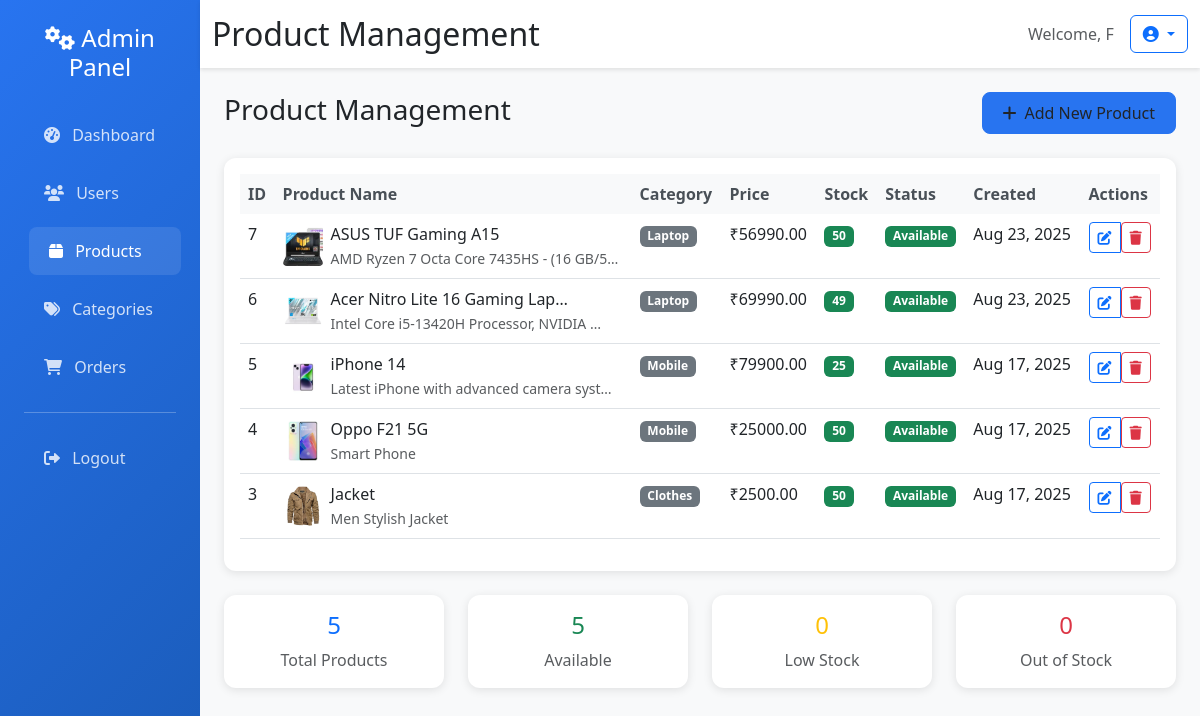
The page /admin-panel/products/ (signed in) on the database its author committed.
### products/models.py (models this page shows, shortened)
class Product(models.Model):
    name = models.CharField(max_length=200)
    slug = models.SlugField(unique=True)
    category = models.ForeignKey(Category, on_delete=models.CASCADE, related_name='products')
    description = models.TextField()
    short_description = models.CharField(max_length=255, blank=True)
    price = models.DecimalField(max_digits=10, decimal_places=2)
    mrp = models.DecimalField(max_digits=10, decimal_places=2, blank=True, null=True)
    discount_percentage = models.IntegerField(default=0)
    image = models.ImageField(upload_to='products/', blank=True, null=True)
    stock = models.PositiveIntegerField(default=0)
    is_active = models.BooleanField(default=True)
    featured = models.BooleanField(default=False)
    created_at = models.DateTimeField(auto_now_add=True)
    updated_at = models.DateTimeField(auto_now=True)

class Category(models.Model):
    name = models.CharField(max_length=100)
    slug = models.SlugField(unique=True)
    image = models.ImageField(upload_to='categories/', blank=True, null=True)
    created_at = models.DateTimeField(auto_now_add=True)
    class Meta:
        verbose_name_plural = 'Categories'

### admin/views.py (the view, shortened to what this page needs)
# urls.py: path('products/', views.product_management, name='product_management'),
@login_required
@user_passes_test(is_superuser)
def product_management(request):
    products = Product.objects.select_related('category').order_by('-created_at')
    categories = Category.objects.all()
    available_products = products.filter(is_active=True).count()
    low_stock_products = products.filter(stock__lte=10, stock__gt=0).count()
    out_of_stock_products = products.filter(stock=0).count()
    context = {
        'products': products,
        'categories': categories,
        'available_products': available_products,
        'low_stock_products': low_stock_products,
        'out_of_stock_products': out_of_stock_products,
    }
    return render(request, 'admin/product_management.html', context)

### admin/views.py (called while the page is built)
def is_superuser(user):
    return user.is_superuser

### templates/admin/product_management.html (shortened to what this page needs)
{% extends 'admin/base_admin.html' %}
{% block page_title %}Product Management{% endblock %}
{% block content %}
<div class="d-flex justify-content-between align-items-center mb-4">
    <h3>Product Management</h3>
    <button class="btn btn-admin" data-bs-toggle="modal" data-bs-target="#addProductModal">
        <i class="fas fa-plus me-2"></i>Add New Product
    </button>
</div>
<div class="card">
    <div class="card-body">
        <div class="table-responsive">
            <table class="table table-hover">
                <thead>
                    <tr>
                        <th>ID</th>
                        <th>Product Name</th>
                        <th>Category</th>
                        <th>Price</th>
                        <th>Stock</th>
                        <th>Status</th>
                        <th>Created</th>
                        <th>Actions</th>
                    </tr>
                </thead>
                <tbody>
                    {% for product in products %}
                    <tr>
                        <td>{{ product.id }}</td>
                        <td>
                            <div class="d-flex align-items-center">
                                {% if product.image %}
                                    <img src="{{ product.image.url }}" alt="{{ product.name }}"
                                         class="me-2" style="width: 40px; height: 40px; object-fit: cover; border-radius: 4px;">
                                {% else %}
                                    <div class="me-2 bg-light d-flex align-items-center justify-content-center"
                                         style="width: 40px; height: 40px; border-radius: 4px;">
                                        <i class="fas fa-image text-muted"></i>
                                    </div>
                                {% endif %}
                                <div>
                                    <div class="fw-medium">{{ product.name|truncatechars:30 }}</div>
                                    <small class="text-muted">{{ product.description|truncatechars:40 }}</small>
                                </div>
                            </div>
                        </td>
                        <td>
                            <span class="badge bg-secondary">{{ product.category.name }}</span>
                        </td>
                        <td>₹{{ product.price }}</td>
                        <td>
                            {% if product.stock > 10 %}
                                <span class="badge bg-success">{{ product.stock }}</span>
                            {% elif product.stock > 0 %}
                                <span class="badge bg-warning">{{ product.stock }}</span>
                            {% else %}
                                <span class="badge bg-danger">Out of Stock</span>
                            {% endif %}
                        </td>
                        <td>
                            {% if product.is_active %}
                                <span class="badge bg-success">Available</span>
                            {% else %}
                                <span class="badge bg-danger">Unavailable</span>
                            {% endif %}
                        </td>
                        <td>{{ product.created_at|date:"M d, Y" }}</td>
                        <td>
                            <div class="btn-group" role="group">
                                <button class="btn btn-outline-primary btn-sm edit-product-btn"
                                        data-product-id="{{ product.id }}"
                                        data-product-name="{{ product.name }}"
                                        data-product-description="{{ product.description }}"
                                        data-product-short-description="{{ product.short_description }}"
                                        data-product-price="{{ product.price }}"
                                        data-product-mrp="{{ product.mrp|default:'' }}"
                                        data-product-discount="{{ product.discount_percentage }}"
                                        data-product-stock="{{ product.stock }}"
                                        data-product-category="{{ product.category.id }}"
                                        data-product-active="{{ product.is_active|yesno:'true,false' }}"
                                        data-product-featured="{{ product.featured|yesno:'true,false' }}"
                                        data-bs-toggle="modal" data-bs-target="#editProductModal">
                                    <i class="fas fa-edit"></i>
                                </button>
                                <form method="post" style="display: inline;">
                                    <button type="submit" class="btn btn-outline-danger btn-sm"
                                            onclick="return confirm('Are you sure you want to delete this product?')">
                                        <i class="fas fa-trash"></i>
                                    </button>
                                </form>
                            </div>
                        </td>
                    </tr>
                    {% empty %}
                    <tr>
                        <td colspan="8" class="text-center text-muted py-4">No products found</td>
                    </tr>
                    {% endfor %}
                </tbody>
            </table>
        </div>
    </div>
</div>
<div class="row mt-4">
    <div class="col-md-3">
        <div class="card text-center">
            <div class="card-body">
                <h4 class="text-primary">{{ products|length }}</h4>
                <p class="text-muted mb-0">Total Products</p>
            </div>
        </div>
    </div>
    <div class="col-md-3">
        <div class="card text-center">
            <div class="card-body">
                <h4 class="text-success">{{ available_products }}</h4>
                <p class="text-muted mb-0">Available</p>
            </div>
        </div>
    </div>
    <div class="col-md-3">
        <div class="card text-center">
            <div class="card-body">
                <h4 class="text-warning">{{ low_stock_products }}</h4>
                <p class="text-muted mb-0">Low Stock</p>
            </div>
        </div>
    </div>
    <div class="col-md-3">
        <div class="card text-center">
            <div class="card-body">
                <h4 class="text-danger">{{ out_of_stock_products }}</h4>
                <p class="text-muted mb-0">Out of Stock</p>
            </div>
        </div>
    </div>
</div>
{% endblock %}

### templates/admin/base_admin.html (shortened to what this page needs)
<!DOCTYPE html>
<html lang="en">
<head>
    <link href="https://cdn.jsdelivr.net/npm/bootstrap@5.3.0/dist/css/bootstrap.min.css" rel="stylesheet">
    <link rel="stylesheet" href="https://cdn.jsdelivr.net/npm/bootstrap-icons@1.10.5/font/bootstrap-icons.css">
    <link rel="stylesheet" href="https://cdnjs.cloudflare.com/ajax/libs/font-awesome/6.0.0/css/all.min.css">
    {% load static %}
    <link rel="stylesheet" href="{% static 'css/style.css' %}">
</head>
<body>
    <div class="container-fluid p-0">
        <div class="row g-0">
            <div class="col-md-3 col-lg-2 sidebar">
                <div class="p-4">
                    <h4 class="text-center mb-4">
                        <i class="fas fa-cogs"></i> Admin Panel
                    </h4>
                    <nav class="nav flex-column">
                        <a class="nav-link {% if request.resolver_match.url_name == 'dashboard' %}active{% endif %}"
                           href="{% url 'custom_admin:dashboard' %}">
                            <i class="fas fa-tachometer-alt me-2"></i> Dashboard
                        </a>
                        <a class="nav-link {% if request.resolver_match.url_name == 'user_management' %}active{% endif %}"
                           href="{% url 'custom_admin:user_management' %}">
                            <i class="fas fa-users me-2"></i> Users
                        </a>
                        <a class="nav-link {% if request.resolver_match.url_name == 'product_management' %}active{% endif %}"
                           href="{% url 'custom_admin:product_management' %}">
                            <i class="fas fa-box me-2"></i> Products
                        </a>
                        <a class="nav-link {% if request.resolver_match.url_name == 'category_management' %}active{% endif %}"
                           href="{% url 'custom_admin:category_management' %}">
                            <i class="fas fa-tags me-2"></i> Categories
                        </a>
                        <a class="nav-link {% if request.resolver_match.url_name == 'order_management' %}active{% endif %}"
                           href="{% url 'custom_admin:order_management' %}">
                            <i class="fas fa-shopping-cart me-2"></i> Orders
                        </a>
                        <hr class="my-3">
                        <a class="nav-link" href="{% url 'users:logout' %}">
                            <i class="fas fa-sign-out-alt me-2"></i> Logout
                        </a>
                    </nav>
                </div>
            </div>
            <div class="col-md-9 col-lg-10 main-content">
                <div class="admin-header">
                    <div class="container-fluid">
                        <div class="d-flex justify-content-between align-items-center">
                            <h2 class="mb-0">{% block page_title %}Admin Dashboard{% endblock %}</h2>
                            <div class="d-flex align-items-center">
                                <span class="text-muted me-3">Welcome, {{ user.username }}</span>
                                <div class="dropdown">
                                    <button class="btn btn-outline-primary dropdown-toggle" type="button" data-bs-toggle="dropdown">
                                        <i class="fas fa-user-circle"></i>
                                    </button>
                                </div>
                            </div>
                        </div>
                    </div>
                </div>
                <div class="container-fluid p-4">
                    {% block content %}{% endblock %}
                </div>
            </div>
        </div>
    </div>
</body>
</html>

### static/css/style.css (style rules this page uses)
body { background-color: #f1f3f6; }
.card { border-radius: 16px; box-shadow: 0 4px 16px rgba(0,0,0,0.10); transition: transform 0.2s, box-shadow 0.2s; border: none; background: #fff; }

### templates/admin/base_admin.html (style rules this page uses)
.sidebar { background: linear-gradient(135deg, #2874f0 0%, #1a5bb8 100%); min-height: 100vh; color: white; }
.sidebar .nav-link { color: rgba(255,255,255,0.8); padding: 12px 20px; margin: 5px 0; border-radius: 8px; transition: all 0.3s ease; }
.sidebar .nav-link:hover, .sidebar .nav-link.active { background: rgba(255,255,255,0.1); color: white; transform: translateX(5px); }
.main-content { background: #f8f9fa; min-height: 100vh; }
.card { border: none; box-shadow: 0 2px 10px rgba(0,0,0,0.1); border-radius: 12px; }
.btn-admin { background: #2874f0; border-color: #2874f0; border-radius: 8px; padding: 8px 20px; font-weight: 500; }
.table th { background: #f8f9fa; border: none; font-weight: 600; color: #495057; }
.admin-header { background: white; box-shadow: 0 2px 4px rgba(0,0,0,0.1); padding: 15px 0; }

### rows shown on the page
Product: id "7", image (picture), name "ASUS TUF Gaming A15", description "AMD Ryzen 7 Octa Core 7435HS - (16 GB/5…", category.name "Laptop", price "56990.00", stock "50", is_active "Available", created_at "Aug 23, 2025"
Product: id "6", image (picture), name "Acer Nitro Lite 16 Gaming Lap…", description "Intel Core i5-13420H Processor, NVIDIA …", category.name "Laptop", price "69990.00", stock "49", is_active "Available", created_at "Aug 23, 2025"
Product: id "5", image (picture), name "iPhone 14", description "Latest iPhone with advanced camera syst…", category.name "Mobile", price "79900.00", stock "25", is_active "Available", created_at "Aug 17, 2025"
Product: id "4", image (picture), name "Oppo F21 5G", description "Smart Phone", category.name "Mobile", price "25000.00", stock "50", is_active "Available", created_at "Aug 17, 2025"
Product: id "3", image (picture), name "Jacket", description "Men Stylish Jacket", category.name "Clothes", price "2500.00", stock "50", is_active "Available", created_at "Aug 17, 2025"

### other values the page prints
{{ user.username }} "F"
{{ products|length }} "5"
{{ available_products }} "5"
{{ low_stock_products }} "0"
{{ out_of_stock_products }} "0"
